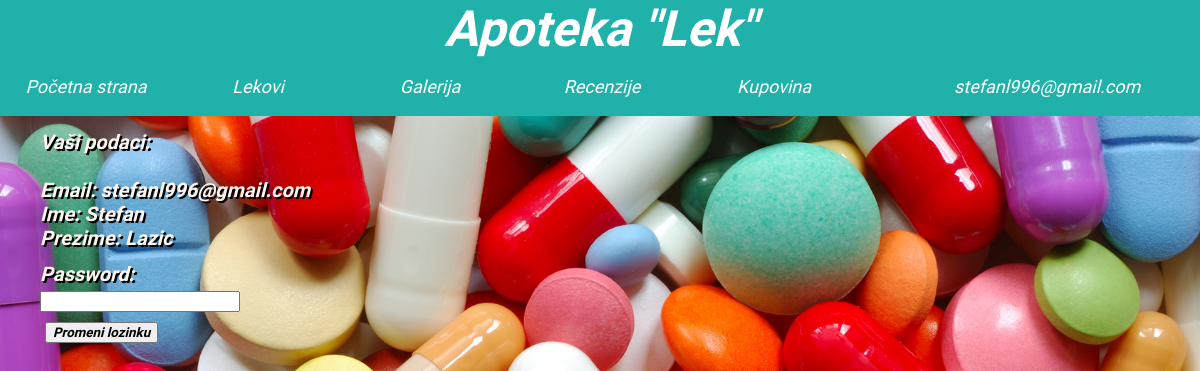
/profil.php (signed in), run on the app's committed database.
### tables this page shows
CREATE TABLE IF NOT EXISTS `korisnici` (
  `Email` varchar(255) NOT NULL,
  `Ime` varchar(255) NOT NULL,
  `Prezime` varchar(255) NOT NULL,
  `Password` varchar(255) NOT NULL,
  PRIMARY KEY (`Email`)
);

### profil.php (the view, shortened to what this page needs)
<!DOCTYPE html>
<html>
<head>
<link rel="stylesheet" href="sajt.css" type="text/css">
</head>
<body class="pozadina">
<div class="prvi">
<h1 class="naslov">Apoteka "Lek"</h1>
</div>
<div>
<ul>
<li><a href="pocetna.php">Početna strana</a></li>
<li><a href="lekovi.php">Lekovi</a></li>
<li><a href="galerija.php">Galerija</a></li>
<li><a href="recenzije.php">Recenzije</a></li>
<li><a href="kupovina.php">Kupovina</a></li>
<li style="float:right;margin-right:90px;" class="padajucimeni"><a href="profil.php"><?php echo $_SESSION['em'] ?></a>
</li>
</ul>
</div>
<br>
<br>
<div>
<?php
require('konekcija.php');
$upit1="SELECT * FROM korisnici WHERE Email='".$_SESSION['em']."'";
$rez1=mysqli_query($konekcija,$upit1);
$podaci=mysqli_fetch_array($rez1);
$email=$podaci['Email'];
$ime=$podaci['Ime'];
$prezime=$podaci['Prezime'];
echo "<br><br><ol class='paragraf1'>Vaši podaci:<br><br> <li>Email: $email</li><br><li>Ime: $ime</li><br><li>Prezime: $prezime</li></ol>";
?>
<br>
<br>
<form autocomplete="on" class="forma" style="margin-left: 40px" name="forma" method="post" action="update.php">
<p class="paragraf1">Password: <input type="password" name="pass"></p>
<button type="submit" name="promenilozinku">Promeni lozinku</button>
</form>
</div>

### sajt.css (style rules this page uses)
* { margin:0; }
.naslov { text-align:center; font-family:Advent Pro; font-style:italic; font-size:50px; color:white; }
.prvi { background-color:lightseagreen; }
ul { list-style-type:none; margin:0; padding:0; background-color:lightseagreen; position:absolute; width:100%; }
li { float:left; display:inline-block; }
li a { display:block; color:white; text-align:center; padding:14px 16px; text-decoration:none; font-family:Advent Pro; font-style:italic; background:lightseagreen; width:140px; height:30px; line-height:30px; font-size:18px; }
.padajucimeni { position:relative; display:inline-block; }
.pozadina { background-image:url('medications.jpg'); background-size:cover; }
input[type=text],input[type=email],input[type=password] { display:block; margin-top:5px; margin-bottom:5px; font-family:Advent Pro; font-weight:bold; font-style:italic; }
input[type=submit], input[type=reset],button { font-family:Advent Pro; font-weight:bold; font-style:italic; margin-top:5px; margin-left:5px; }
.paragraf1 { font-family:Advent Pro; font-weight:bold; font-style:italic; font-size:20px; color:seashell; text-shadow: 2px 2px black; }

### data on the page
korisnici: Email "stefanl996@gmail.com", Ime "Stefan", Prezime "Lazic"

### other printed values
$_SESSION['em'] "stefanl996@gmail.com"
